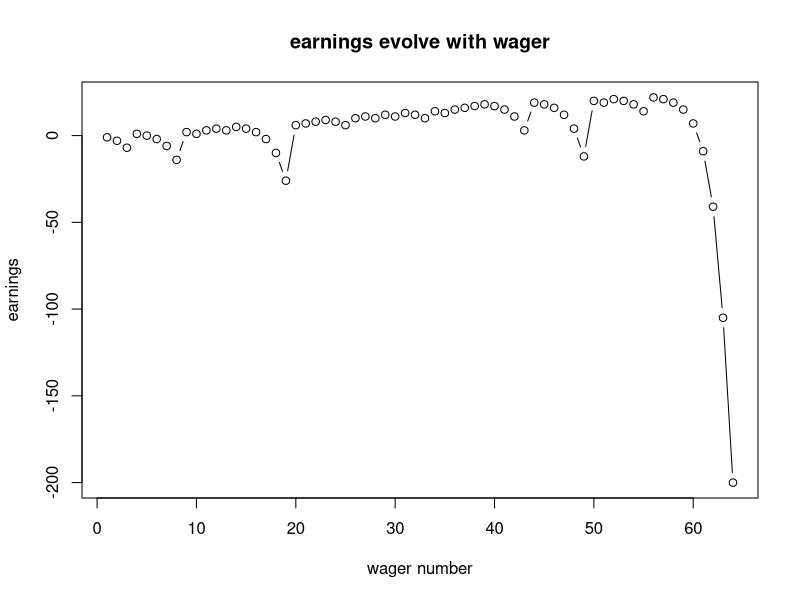
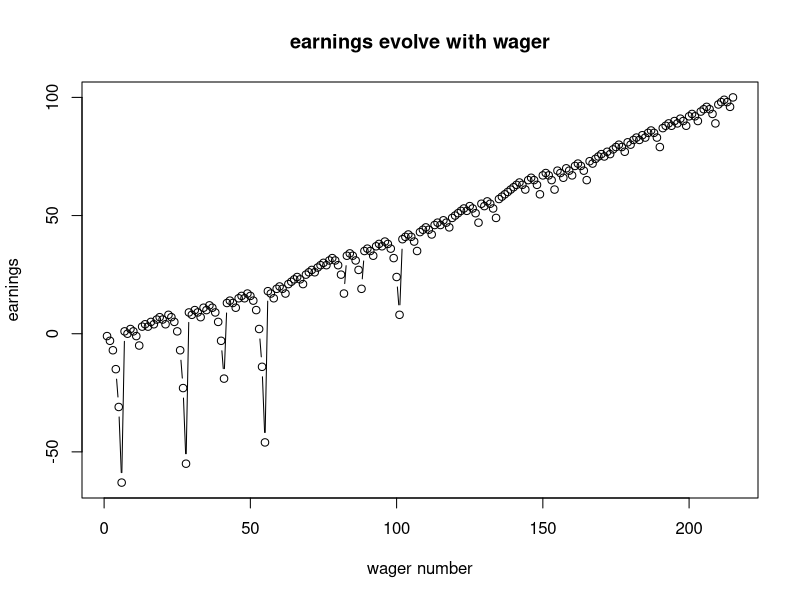
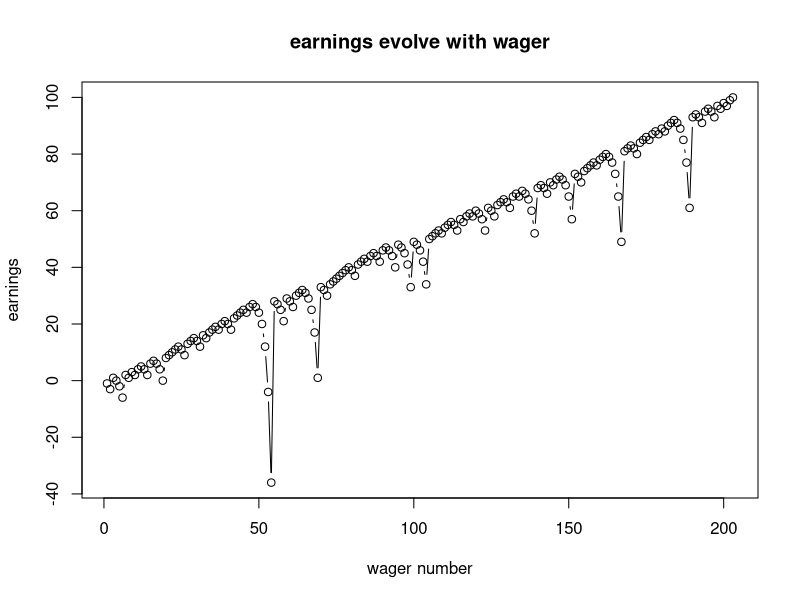
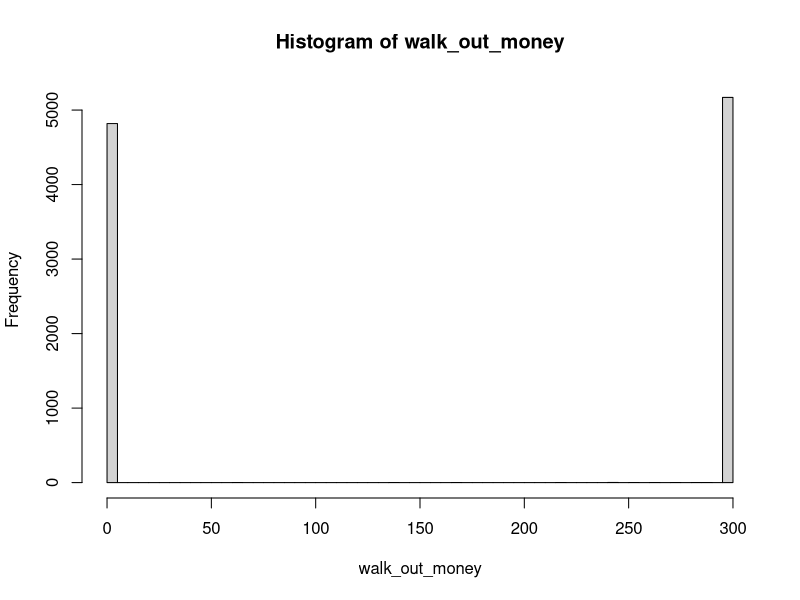
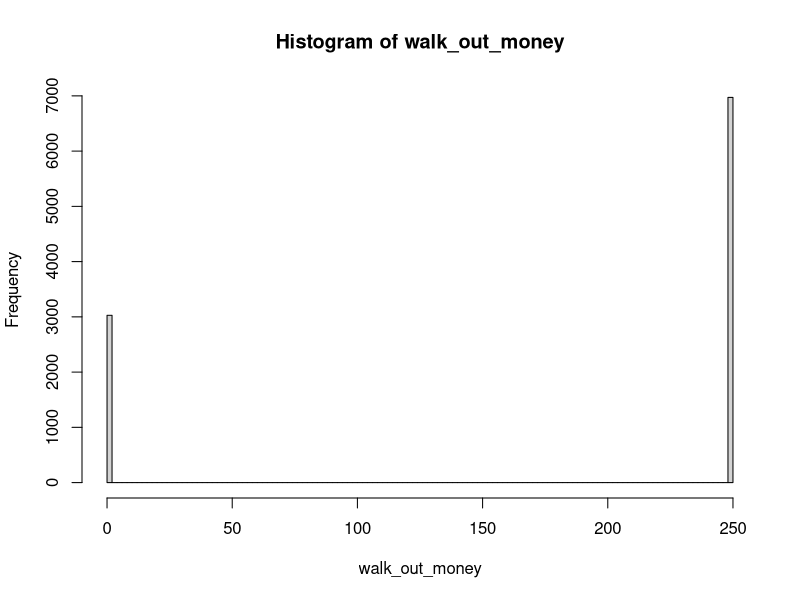

Generate these figures, in order, with R: (Note: a time limit stopped this script after it produced the figures.)
## ---- chunk 1
knitr::opts_chunk$set(echo=TRUE, warning=FALSE, message=FALSE, cache=TRUE)
## ---- chunk 2
library(dplyr)
library(tidyverse)
#' A single play of the Martingale strategy
#'
#' Takes a state list, spins the roulette wheel, returns the state list with updated values (for example, budget, plays, etc)
#' @param state A list with the following entries: 
#'   B              number, the budget
#'   W              number, the budget threshold for successfully stoping
#'   L              number, the maximum number of plays 
#'   M              number, the casino wager limit
#'   plays          integer, the number of plays executed
#'   previous_wager number, the wager in the previous play (0 at first play)
#'   previous_win   TRUE/FALSE, indicator if the previous play was a win (TRUE at first play)
#' @return The updated state list
one_play <- function(state){
  
    # Wager
    proposed_wager <- ifelse(state$previous_win, 1, 2*state$previous_wager)
    wager <- min(proposed_wager, state$M, state$B)
    
    # Spin of the wheel
    red <- rbinom(1,1,18/38)
    
    # Update state
    state$plays <- state$plays + 1
    state$previous_wager <- wager
    if(red){
      # WIN
      state$B <- state$B + wager
      state$previous_win <- TRUE
    }else{
      # LOSE
      state$B <- state$B - wager
      state$previous_win <- FALSE
    }
  state
}


#' Stopping rule
#'
#' Takes the state list and determines if the gambler has to stop
#' @param state A list.  See one_play
#' @return TRUE/FALSE
stop_play <- function(state){
  if(state$B <= 0) return(TRUE)
  if(state$plays >= state$L) return(TRUE)
  if(state$B >= state$W) return(TRUE)
  FALSE
}


#' Play roulette to either bankruptcy, success, or play limits
#'
#' @param B number, the starting budget
#' @param W number, the budget threshold for successfully stoping
#' @param L number, the maximum number of plays 
#' @param M number, the casino wager limit
#' @return A vector of budget values calculated after each play.
one_series <- function(
    B = 200
  , W = 300
  , L = 1000
  , M = 100
){

  # initial state
  state <- list(
    B = B
  , W = W
  , L = L
  , M = M
  , plays = 0
  , previous_wager = 0
  , previous_win = TRUE
  )
  
  # vector to store budget over series of plays
  budget <- rep(NA, L)
  
  # For loop of plays
  for(i in 1:L){
    new_state <- state %>% one_play
    budget[i] <- new_state$B
    if(new_state %>% stop_play){
      return(budget[1:i])
    }
    state <- new_state
  }
  budget    
}

# helper function
get_last <- function(x) x[length(x)] 

set.seed(10)
plot(one_series(B=200, W=300, L=1000, M=100)-200, main = "earnings evolve with wager",xlab = "wager number",ylab = "earnings",type = 'b')
set.seed(30)
plot(one_series(B=200, W=300, L=1000, M=100)-200, main = "earnings evolve with wager",xlab = "wager number",ylab = "earnings",type = 'b')
set.seed(100)
plot(one_series(B=200, W=300, L=1000, M=100)-200, main = "earnings evolve with wager",xlab = "wager number",ylab = "earnings",type = 'b')
## ---- chunk 3
# Simulation
walk_out_money <- rep(NA, 10000)
for(j in seq_along(walk_out_money)){
  walk_out_money[j] <- one_series(B = 200, W = 300, L = 1000, M = 100) %>% get_last
}
# Walk out money distribution
hist(walk_out_money, breaks = 100)

# Estimated probability of walking out with extra cash
mean(walk_out_money > 200)

# Estimated earnings
mean(walk_out_money - 200)
## ---- chunk 4
# Simulation
walk_out_money <- rep(NA, 10000)
for(j in seq_along(walk_out_money)){
  walk_out_money[j] <- one_series(B = 200, W = 250, L = 1000, M = 100) %>% get_last
}
# Walk out money distribution
hist(walk_out_money, breaks = 100)

# Estimated probability of walking out with extra cash
mean(walk_out_money > 200)

# Estimated earnings
mean(walk_out_money - 200)
## ---- chunk 5
max_W = seq(200,300, by=5)
avg.earn = NA
for (i in c(1:length(max_W))){
  # Simulation
  walk_out_money <- rep(NA, 10000)
  for(j in seq_along(walk_out_money)){
  walk_out_money[j] <- one_series(B = 200, W = 250, L = 1000, M = 100) %>%    
    get_last
 }
  # Estimated earnings
  avg.earn[i] = mean(walk_out_money - 200)
}
plot(x = max_W, y = avg.earn, type='b')  

## ---- chunk 6
Max_plays <- rep(NA, 10000)
for(j in seq_along(Max_plays)){
  Max_plays[j] <- one_series (B = 200, W = 300, L = 1000, M = 100) %>% 
    length 
  
}
Ave_max_plays <- mean (Max_plays)
Ave_max_plays
